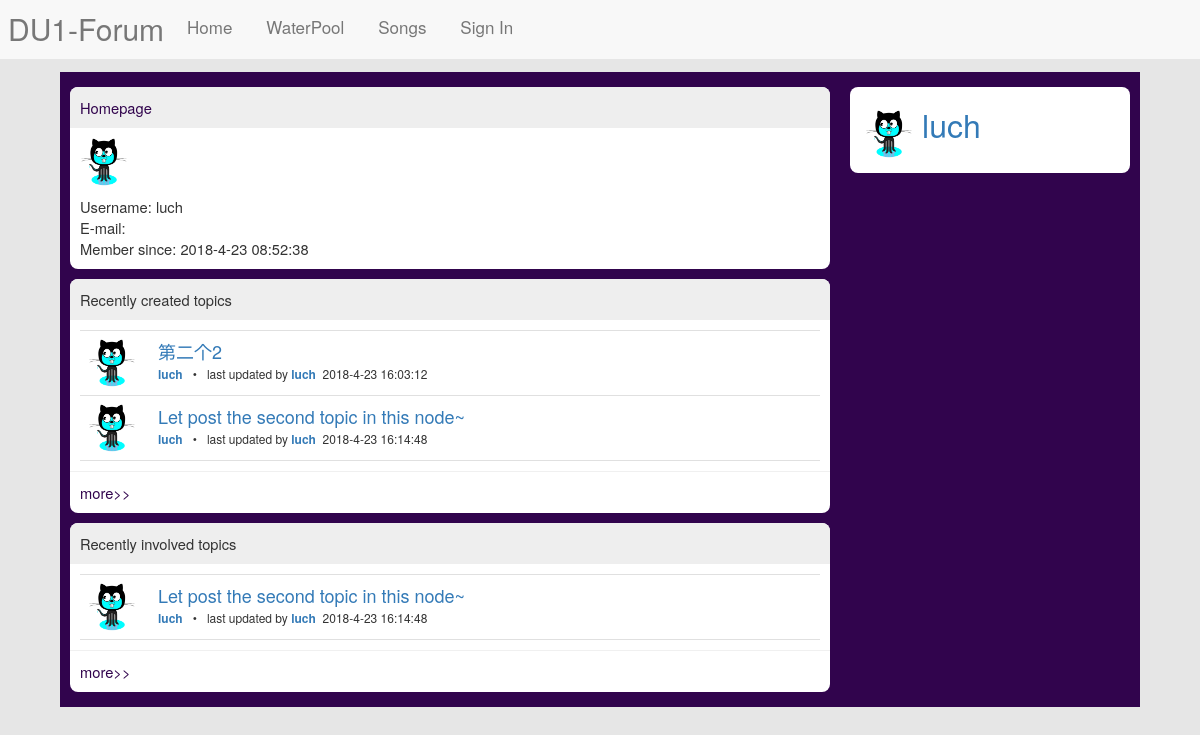
Page /user/profile/luch on the committed database.
### models/user.py (models this page shows, shortened)
class UserCls(db.Model, ModelMixin):
    __tablename__ = 'users'
    id = db.Column(db.Integer, primary_key=True)
    username = db.Column(db.String(64), unique=True)
    password_hashed = db.Column(db.String(200))
    email = db.Column(db.String(64), default='')
    created_time = db.Column(db.String(64), default='')
    avatar = db.Column(db.String(100))
    topics = db.relationship('TopicCls', foreign_keys='TopicCls.user_id',
                             backref='user_ref', lazy='dynamic')
    newupdate_topics = db.relationship('TopicCls', foreign_keys='TopicCls.replyuser_id',
                                       backref='lastreplyer_ref', lazy='dynamic')
    comment_out = db.relationship('CommentCls', foreign_keys='CommentCls.sender_id',
                                   backref='sender_ref')
    comment_in = db.relationship('CommentCls', foreign_keys='CommentCls.receiver_id',
                                  backref='receiver_ref')
    topic_collection = db.relationship('TopicCollection', backref='user_ref',
                                       lazy='dynamic', order_by='desc(TopicCollection.id)')

### models/topic.py (models this page shows, shortened)
class TopicCls(db.Model, ModelMixin):
    __tablename__ = 'topics'
    id = db.Column(db.Integer, primary_key=True)
    title = db.Column(db.String(64))
    content = db.Column(db.String(256))
    created_time = db.Column(db.String(100))
    lastreplytime = db.Column(db.String(100))
    replycount = db.Column(db.Integer, default=0)
    views = db.Column(db.Integer, default=0)
    favor_num = db.Column(db.Integer, default=0)
    node_id = db.Column(db.Integer, db.ForeignKey('nodes.id'))
    user_id = db.Column(db.Integer, db.ForeignKey('users.id'))
    replyuser_id = db.Column(db.Integer, db.ForeignKey('users.id'))
    comments = db.relationship('CommentCls', backref='topic_ref')

### routes/user.py (the view)
@main.route('/profile/<username>')
def profile(username):
    u = UserCls.query.filter_by(username=username).first()
    if u:
        cur_u = cur_user()
        tpc_rel = TopicCls.query.join(CommentCls, CommentCls.topic_id==TopicCls.id)\
                .filter(CommentCls.sender_id==u.id)\
                .order_by(CommentCls.created_time.desc()).limit(5)#.filter(CommentCls.sender_id==u.id)
        tpc_create = TopicCls.query.filter_by(user_id=u.id).order_by(TopicCls.created_time.desc()).limit(5)
        return render_template('user/profile.html', user=u, topics_created=tpc_create,
                                topics_related=tpc_rel, cur_user=cur_u)
    else:
        abort(404)

### routes/__init__.py (called while the page is built)
def cur_user():
    uid = session.get('user_id')
    if uid is not None:
        u = UserCls.query.get(uid)
        return u
    else:
        return uid

### templates/user/profile.html (shortened to what this page needs)
{% extends "mybase.html" %}
{% block styles%}
{{ super() }}
<link href="{{url_for('static', filename='css/profile.css')}}" rel="stylesheet">
{% endblock styles %}
{% block sidebar %}
 <div class="sidebar bbs-box">
     <div>
         <a href="{{url_for('user_blue.profile', username= user.username)}}"><img class="bbs-avatar" src="{{user.avatar}}" height="48" width="55"></a>
         <span class="greeting"><a href="{{url_for('user_blue.profile', username= user.username)}}">{{user.username}}</a></span>
     </div>
 </div>
{% endblock sidebar %}
{% block content -%}
<div class="content bbs-box majorbar">
    <div class="bbs-box-header">
        <a href="{{url_for('node_blue.show', id=1)}}">Homepage</a>
    </div>
    <div class="bbs-box-cell">
        <div>
            <a href="{{url_for('user_blue.profile', username=user.username)}}">
                <img class="bbs-avatar" src="{{user.avatar}}" height="48" width="55">
            </a>
        </div>
        <div class="user-profile" style="margin-top: 10px;">
            <div>Username: {{user.username}}</div>
            <div>E-mail: {{user.email}}</div>
            <div>Member since: <time id="id-time">{{user.created_time}}</time></div>
        </div>
    </div>
</div>
<div class=" bbs-box majorbar">
    <div class="bbs-box-header"><span>Recently created topics</span></div>
    <div class="bbs-box-cell">
        <ul class="topics" style="margin-bottom: 0px;">
            {% for t in topics_created %}
            <li class="topic">
                <div class="topic-item-container">
                    <a class="topic-cell-avatar" href="{{url_for('user_blue.profile', username=t.user_ref.username)}}">
                        <img class="bbs-avatar" src="{{t.user_ref.avatar}}" height="48" width="55">
                    </a>
                    <div class="topic-list-cell">
                        <div class="topic-cell-title"><a href="{{url_for('topic_blue.show', id=t.id)}}">{{t.title}}</a></div>
                        <div class="topic-cell-info">
                            <strong><a href="{{url_for('user_blue.profile', username=t.user_ref.username)}}">{{t.user_ref.username}}</a></strong>
                            &nbsp;  •  &nbsp;
                            last updated by
                            <strong>
                                <a href="{{url_for('user_blue.profile', username=t.lastreplyer_ref.username)}}">
                                    {{t.lastreplyer_ref.username}}
                                </a>
                            </strong>
                            &nbsp<time>{{t.lastreplytime}}</time>
                        </div>
                    </div>
                </div>
            </li>
            {% endfor %}
        </ul>
    </div>
    <div class="bbs-box-tail">
        <a href="{{url_for('user_blue.user_topics', username=user.username)}}">more>></a>
    </div>
</div>
<div class=" bbs-box majorbar">
    <div class="bbs-box-header">
        <span>Recently involved topics</span>
    </div>
    <div class="bbs-box-cell">
        <ul class="topics" style="margin-bottom: 0px;">
            {% for t in topics_related %}
            <li class="topic">
                <div class="topic-item-container">
                    <a class="topic-cell-avatar" href="{{url_for('user_blue.profile', username=t.user_ref.username)}}">
                        <img class="bbs-avatar" src="{{t.user_ref.avatar}}" height="48" width="55">
                    </a>
                    <div class="topic-list-cell">
                        <div class="topic-cell-title"><a href="{{url_for('topic_blue.show', id=t.id)}}">{{t.title}}</a></div>
                        <div class="topic-cell-info">
                            <strong>
                                <a href="{{url_for('user_blue.profile', username=t.user_ref.username)}}">
                                    {{t.user_ref.username}}
                                </a>
                            </strong>
                            &nbsp;  •  &nbsp;
                            last updated by
                            <strong>
                                <a href="{{url_for('user_blue.profile', username=t.lastreplyer_ref.username)}}">
                                    {{t.lastreplyer_ref.username}}
                                </a>
                            </strong>
                            &nbsp<time>{{t.lastreplytime}}</time>
                        </div>
                    </div>
                </div>
            </li>
            {% endfor %}
        </ul>
    </div>
    <div class="bbs-box-tail">
        <a href="{{url_for('user_blue.user_replied_topics', username=user.username)}}">more>></a>
    </div>
</div>
{% endblock %}

### static/css/bbs.css (style rules this page uses)
body { margin: 0; background: #e6e6e6; padding-top: 52px; }
.majorbar { margin: 10px 310px 10px 10px; background: white; font-size: 105%; }
.sidebar { width: 280px; font-size: 105%; float: right; margin: 10px 10px 10px 10px; padding:15px; }
.bbs-box { border-radius: 8px; background: white; overflow: hidden; }
.bbs-box-header { background: #eee; padding: 10px; }
.bbs-box-cell { padding: 10px; }
.bbs-box-tail { border-top: 1px solid #f0f0f0; padding: 10px; }
.greeting { margin-left: 5px; font-size: xx-large; }
.bbs-box-header>a, .bbs-box-tail>a { text-decoration: none; color: #31044d; }
.bbs-avatar { height: 48px; width: 48px; }

### static/css/profile.css (style rules this page uses)
.topics { list-style-type: none; padding: 0px; margin: 0px 0px 30px 0px; border-top: 1px solid #e0e0e0; }
.topics .topic { padding: 8px; border-bottom: 1px solid #e0e0e0; }
.topic-item-container { min-height: 48px; }
.topic-cell-avatar { float: left; }
.topic-list-cell { margin-left: 70px; margin-right: 90px; word-break: break-word; }
.topic-cell-title { font-size: 18px; }
.topic-cell-info { font-size: 12px; }

### rows in the picture
UserCls: avatar (placeholder picture), username "luch"
TopicCls: user_ref.avatar (placeholder picture), title "第二个2", user_ref.username "luch", lastreplyer_ref.username "luch"
TopicCls: user_ref.avatar (placeholder picture), title "Let post the second topic in this node~", user_ref.username "luch", lastreplyer_ref.username "luch"
